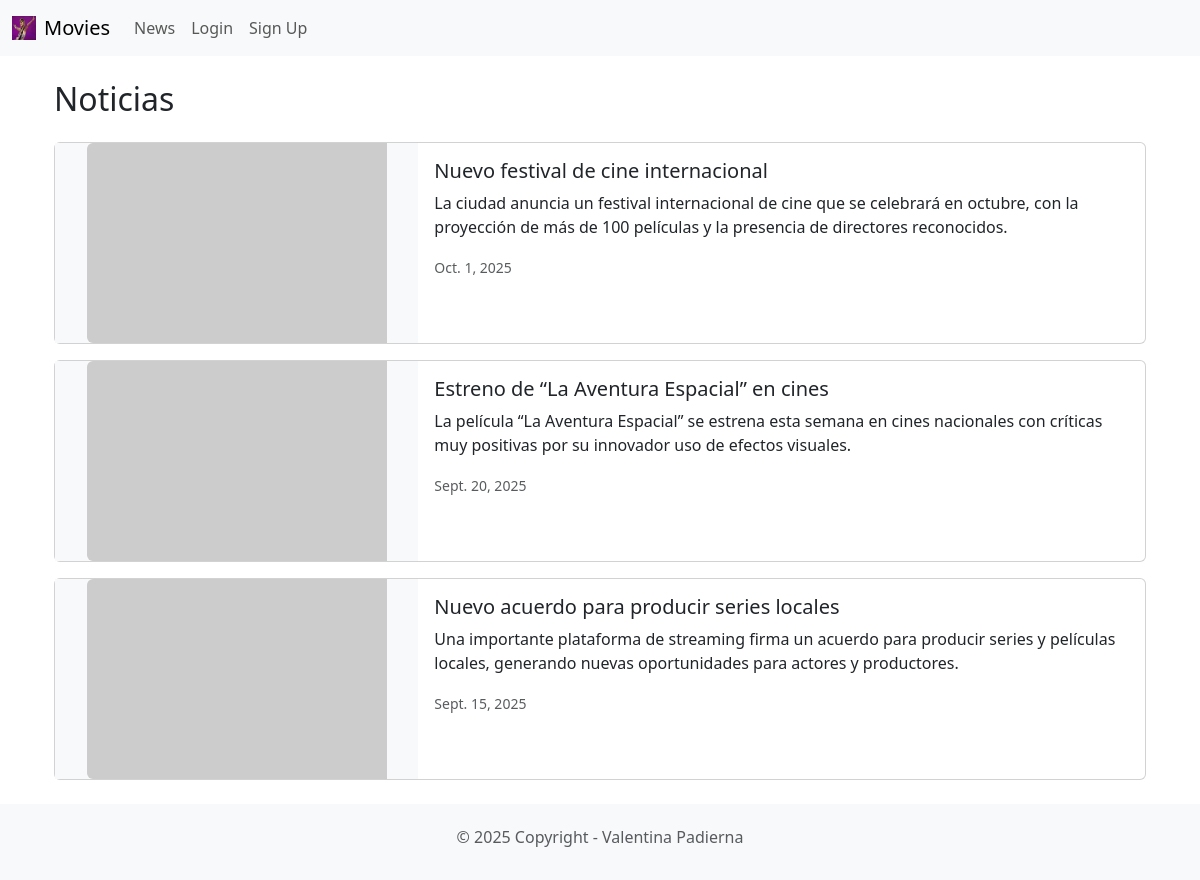
Page /news/ on the committed database.
### news/models.py (models this page shows, shortened)
class News(models.Model):
    headline = models.CharField(max_length=200)
    body = models.TextField()
    date = models.DateField()

### news/views.py (the view)
# urls.py: path('', views.news_list, name='news'),  # vista principal de noticias
def news_list(request):
    noticias = News.objects.all()
    return render(request, 'news.html', {'noticias': noticias})

### news/templates/news.html
{% extends 'base.html' %}
{% block content %}
<div class="container mt-4">
  <h2 class="mb-4">Noticias</h2>
  {% for n in noticias %}
  <div class="card mb-3" style="max-width: 100%;">
    <div class="row g-0">
      <div class="col-md-4 d-flex align-items-center justify-content-center bg-light">
        <img src="https://via.placeholder.com/300x200" class="img-fluid rounded-start" alt="noticia">
      </div>
      <div class="col-md-8">
        <div class="card-body">
          <h5 class="card-title">{{ n.headline }}</h5>
          <p class="card-text">{{ n.body }}</p>
          <p class="card-text"><small class="text-muted">{{ n.date }}</small></p>
        </div>
      </div>
    </div>
  </div>
  {% empty %}
    <p>No hay noticias.</p>
  {% endfor %}
</div>
{% endblock %}

### rows in the picture
News: headline "Nuevo festival de cine internacional", body "La ciudad anuncia un festival internacional de cine que se celebrará en octubre, con la proyección de más de 100 películas y la presencia de directores reconocidos.", date "Oct. 1, 2025"
News: headline "Estreno de “La Aventura Espacial” en cines", body "La película “La Aventura Espacial” se estrena esta semana en cines nacionales con críticas muy positivas por su innovador uso de efectos visuales.", date "Sept. 20, 2025"
News: headline "Nuevo acuerdo para producir series locales", body "Una importante plataforma de streaming firma un acuerdo para producir series y películas locales, generando nuevas oportunidades para actores y productores.", date "Sept. 15, 2025"
